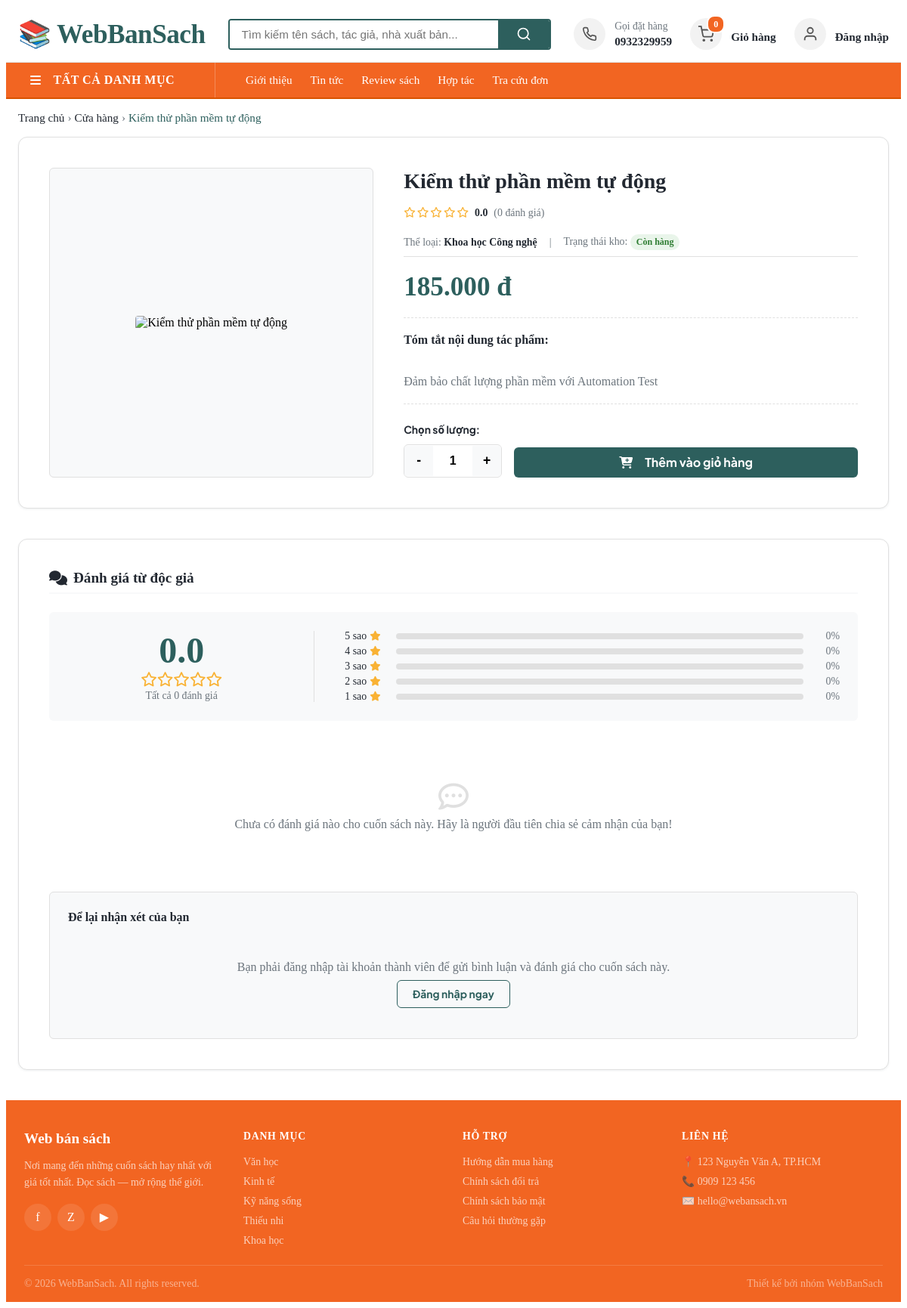
The page /trangchu/detail.php?id=40 on the database its author committed.
### tables this page shows
CREATE TABLE IF NOT EXISTS `product` (
  `ProductID` int NOT NULL AUTO_INCREMENT,
  `CategoryID` int DEFAULT NULL,
  `BrandID` int DEFAULT NULL,
  `ProductName` varchar(255) NOT NULL,
  `Brand` varchar(100) DEFAULT NULL,
  `Price` int NOT NULL DEFAULT '0',
  `Quantity` int DEFAULT '0',
  `Description` text,
  `Publisher` varchar(100) DEFAULT 'AlphaBooks',
  `Status` enum('Còn hàng','Hết hàng') DEFAULT 'Còn hàng',
  PRIMARY KEY (`ProductID`),
  KEY `fk_product_category` (`CategoryID`)
);

CREATE TABLE IF NOT EXISTS `category` (
  `CategoryID` int NOT NULL AUTO_INCREMENT,
  `CategoryName` varchar(100) NOT NULL,
  `Description` text,
  PRIMARY KEY (`CategoryID`)
);

### config/db.php (called while the page is built, shortened)
<?php
if (!function_exists('url')) {
    function url($path = '')
    {
        return '/WebBanSach/' . ltrim($path, '/');
    }
}
if (!function_exists('getProductImage')) {
    function getProductImage($imageUrl)
    {
        if (preg_match('/^https?:\/\//i', $imageUrl)) {
            return $imageUrl;
        }
        return url('assets' . $imageUrl);
    }
}
?>

### trangchu/detail.php (the view, shortened to what this page needs)
<?php
require_once '../config/db.php';
$productId = isset($_GET['id']) ? intval($_GET['id']) : 0;
$sql_product = "
    SELECT p.ProductID, p.ProductName, p.Price, p.Description, p.Status, c.CategoryName, i.ImageURL,
           ap.DiscountRate, ap.PromotionName
    FROM product p
    LEFT JOIN category c ON p.CategoryID = c.CategoryID
    LEFT JOIN image i ON p.ProductID = i.ProductID AND i.IsThumbnail = 1
    LEFT JOIN (
        SELECT pd.ProductID, MAX(pd.DiscountRate) AS DiscountRate, MIN(pr.PromotionName) AS PromotionName
        FROM promotion_detail pd
        JOIN promotion pr ON pd.PromotionID = pr.PromotionID
        WHERE NOW() BETWEEN COALESCE(pd.StartDate, pr.StartDate) AND COALESCE(pd.EndDate, pr.EndDate)
        GROUP BY pd.ProductID
    ) ap ON p.ProductID = ap.ProductID
    WHERE p.ProductID = ?
";
$stmt = $conn->prepare($sql_product);
$stmt->bind_param("i", $productId);
$stmt->execute();
$result = $stmt->get_result();
$product = $result->fetch_assoc();
$avgRating = 0;
$totalReviews = 0;
$starCounts = [5 => 0, 4 => 0, 3 => 0, 2 => 0, 1 => 0];
$sql_rating_stats = "SELECT AVG(Rating) AS avg_rating, COUNT(*) AS total_reviews FROM review WHERE ProductID = ?";
$stmt_stats = $conn->prepare($sql_rating_stats);
$stmt_stats->bind_param("i", $productId);
$stmt_stats->execute();
$res_stats = $stmt_stats->get_result()->fetch_assoc();
if ($res_stats) {
    $avgRating = $res_stats['avg_rating'] !== null ? round(floatval($res_stats['avg_rating']), 1) : 0;
    $totalReviews = intval($res_stats['total_reviews']);
}
$reviews = [];
include '../includes/header.php';
?>
<main class="detail-container">
    <div class="breadcrumb">
        <a href="index.php">Trang chủ</a>
        <span class="separator">›</span>
        <a href="category.php">Cửa hàng</a>
        <span class="separator">›</span>
        <span class="current" style="display: -webkit-box; -webkit-line-clamp: 1; -webkit-box-orient: vertical; overflow: hidden; max-width: 400px;"><?= htmlspecialchars($product['ProductName']) ?></span>
    </div>
    <div class="product-layout">
        <div class="product-image-wrapper">
            <?php $imgSrc = getProductImage($product['ImageURL'] ?? ''); ?>
            <img src="<?= $imgSrc ?>" class="product-main-image" alt="<?= htmlspecialchars($product['ProductName']) ?>">
        </div>
        <div class="product-info-wrapper">
            <h1 class="product-detail-title"><?= htmlspecialchars($product['ProductName']) ?></h1>
            <div class="product-rating-meta">
                <div class="product-rating-stars">
                    <?php
                    $fullStars = floor($avgRating);
                    $halfStar = ($avgRating - $fullStars) >= 0.5 ? 1 : 0;
                    $emptyStars = 5 - $fullStars - $halfStar;
                    for ($i = 0; $i < $emptyStars; $i++) echo '<i class="fa-regular fa-star"></i>';
                    ?>
                </div>
                <span class="product-rating-average"><?= $avgRating > 0 ? $avgRating : '0.0' ?></span>
                <span class="product-rating-count">(<?= $totalReviews ?> đánh giá)</span>
            </div>
            <div class="product-meta-row">
                <div>Thể loại: <strong style="color: var(--color-text);"><?= htmlspecialchars($product['CategoryName'] ?? 'Chưa phân loại') ?></strong></div>
                <div>|</div>
                <div>Trạng thái kho:
                    <?php if($product['Status'] == 'Hết hàng'): ?>
                        <span class="badge badge--error">Hết hàng</span>
                    <?php else: ?>
                        <span class="badge badge--success">Còn hàng</span>
                    <?php endif; ?>
                </div>
            </div>
            <?php
            $originalPrice = $product['Price'];
            $discountRate = isset($product['DiscountRate']) ? floatval($product['DiscountRate']) : 0;
            $discountedPrice = $originalPrice - ($originalPrice * $discountRate / 100);
            ?>
            <?php if ($discountRate > 0): ?>
                <div style="display: flex; align-items: baseline; gap: var(--spacing-md); margin: var(--spacing-xs) 0;">
                    <div class="product-detail-price" style="margin: 0;"><?= number_format($discountedPrice, 0, ',', '.') ?> đ</div>
                    <div style="text-decoration: line-through; color: var(--color-text-light); font-size: 1.2rem;"><?= number_format($originalPrice, 0, ',', '.') ?> đ</div>
                    <span class="badge" style="background-color: var(--color-primary); color: white; font-weight: bold; font-size: 0.95rem; padding: 4px 10px; border-radius: var(--border-radius-sm);">-<?= number_format($discountRate, 0) ?>%</span>
                </div>
                <div style="color: #2e7d32; font-weight: bold; font-size: 0.95rem; margin-top: -6px; margin-bottom: var(--spacing-sm);">
                    <i class="fa-solid fa-tags"></i> Áp dụng chương trình: <?= htmlspecialchars($product['PromotionName']) ?>
                </div>
            <?php else: ?>
                <div class="product-detail-price"><?= number_format($originalPrice, 0, ',', '.') ?> đ</div>
            <?php endif; ?>
            <div class="product-description-box">
                <h4 style="margin: 0 0 var(--spacing-xs) 0; color: var(--color-text);">Tóm tắt nội dung tác phẩm:</h4>
                <div style="white-space: pre-line; color: var(--color-text-light);">
                    <?= !empty($product['Description']) ? htmlspecialchars($product['Description']) : 'Mô tả nội dung chi tiết cho đầu sách này đang được cập nhật...' ?>
                </div>
            </div>
            <form action="../cart/add.php" method="POST" class="purchase-action-box">
                <div class="form-group quantity-select-group">
                    <label class="form-label" style="font-weight: bold; margin-bottom: 6px;">Chọn số lượng:</label>
                    <div class="quantity-input-wrapper">
                        <button type="button" class="quantity-btn" onclick="decreaseQty()">-</button>
                        <input type="number" id="quantity" name="quantity" class="quantity-input" value="1" min="1" max="99">
                        <button type="button" class="quantity-btn" onclick="increaseQty()">+</button>
                    </div>
                </div>
                <div style="flex: 1;">
                    <button type="submit" class="btn btn--primary" style="width: 100%; height: 40px; font-weight: bold; font-size: 1rem;" <?= $product['Status'] == 'Hết hàng' ? 'disabled' : '' ?>>
                        <i class="fa-solid fa-cart-plus" style="margin-right: 8px;"></i>Thêm vào giỏ hàng
                    </button>
                </div>
            </form>
        </div>
    </div>
    <section class="reviews-section">
        <h2 class="reviews-section-title">
            <i class="fa-solid fa-comments"></i> Đánh giá từ độc giả
        </h2>
        <div class="rating-summary-box">
            <div class="rating-average-card">
                <div class="rating-average-number"><?= $avgRating > 0 ? $avgRating : '0.0' ?></div>
                <div class="rating-average-stars">
                    <?php
                    for ($i = 0; $i < $emptyStars; $i++) echo '<i class="fa-regular fa-star"></i>';
                    ?>
                </div>
                <div class="rating-average-count">Tất cả <?= $totalReviews ?> đánh giá</div>
            </div>
            <div class="rating-bars-list">
                <?php for ($star = 5; $star >= 1; $star--):
                    $count = $starCounts[$star];
                    $percent = $totalReviews > 0 ? round(($count / $totalReviews) * 100) : 0;
                ?>
                    <div class="rating-bar-row">
                        <span class="rating-bar-label"><?= $star ?> sao <i class="fa-solid fa-star" style="color: var(--color-secondary); font-size: 0.8rem;"></i></span>
                        <div class="rating-bar-track">
                        </div>
                        <span class="rating-bar-percent"><?= $percent ?>%</span>
                    </div>
                <?php endfor; ?>
            </div>
        </div>
        <div class="reviews-list">
            <?php if (empty($reviews)): ?>
                <div class="no-reviews-placeholder">
                    <i class="fa-regular fa-comment-dots"></i>
                    <span>Chưa có đánh giá nào cho cuốn sách này. Hãy là người đầu tiên chia sẻ cảm nhận của bạn!</span>
                </div>
            <?php endif; ?>
        </div>
        <div class="review-form-container" id="review-form-section">
            <h3 class="review-form-title">Để lại nhận xét của bạn</h3>
            <?php if (isset($_SESSION['user'])): ?>
                <form action="add_review.php" method="POST">
                    <input type="hidden" name="product_id" value="<?= $productId ?>">
                    <div class="star-selector-group">
                        <span class="star-selector-label">Đánh giá của bạn về cuốn sách này:</span>
                        <div class="rating-input">
                            <input type="radio" id="star5" name="rating" value="5" required>
                            <label for="star5" title="5 sao"><i class="fa-solid fa-star"></i></label>
                            <input type="radio" id="star4" name="rating" value="4">
                            <label for="star4" title="4 sao"><i class="fa-solid fa-star"></i></label>
                            <input type="radio" id="star3" name="rating" value="3">
                            <label for="star3" title="3 sao"><i class="fa-solid fa-star"></i></label>
                            <input type="radio" id="star2" name="rating" value="2">
                            <label for="star2" title="2 sao"><i class="fa-solid fa-star"></i></label>
                            <input type="radio" id="star1" name="rating" value="1">
                            <label for="star1" title="1 sao"><i class="fa-solid fa-star"></i></label>
                        </div>
                    </div>
                    <div class="form-group">
                        <label class="form-label" for="comment" style="font-weight: bold;">Nội dung bình luận:</label>
                        <textarea class="form-control" id="comment" name="comment" rows="4" placeholder="Nhập cảm nhận của bạn về nội dung cuốn sách, dịch vụ giao hàng hoặc đóng gói..." required style="min-height: 100px; padding: 10px; width: 100%; border: var(--border-width) solid var(--color-border); border-radius: var(--border-radius-sm); font-family: inherit; font-size: 14px; box-sizing: border-box;"></textarea>
                    </div>
                    <div style="margin-top: var(--spacing-md); text-align: right;">
                        <button type="submit" class="btn btn--primary" style="padding: 10px 24px; font-weight: bold; min-height: 40px;">Gửi đánh giá</button>
                    </div>
                </form>
            <?php else: ?>
                <div style="text-align: center; padding: var(--spacing-md) 0;">
                    <p style="color: var(--color-text-light); margin-bottom: var(--spacing-sm);">Bạn phải đăng nhập tài khoản thành viên để gửi bình luận và đánh giá cho cuốn sách này.</p>
                    <a href="<?= url('auth/pages/login.php') ?>" class="btn btn--outline" style="padding: 8px 20px; font-weight: bold; text-decoration: none; display: inline-block;">Đăng nhập ngay</a>
                </div>
            <?php endif; ?>
        </div>
    </section>
</main>
<?php include '../includes/footer.php'; ?>
</body>
</html>

### assets/css/variables.css (style rules this page uses)
:root { --color-primary-dark: #1e4241; --color-primary: #2d5f5d; --color-secondary: #f9b234; --color-accent: #e85d04; --color-accent-dark: #c44d03; --color-background: #f8f9fa; --color-surface: #ffffff; --color-border: #e0e0e0; --color-text: #222831; --color-text-light: #6c757d; --color-success: #4caf50; --color-error: #e63946; --color-warning: #ffb703; --color-info: #2196f3; --font-family-base: 'Plus Jakarta Sans', 'Segoe UI', Roboto, Helvetica, Arial, sans-serif; --font-size-base: 15px; --font-size-xxs: 0.733rem; --font-size-sm: 0.866rem; --font-size-md: 1rem; --font-size-lg: 1.2rem; --font-size-xl: 1.466rem; --font-size-xxl: 1.866rem; --font-size-3xl: 2.4rem; --font-weight-normal: 400; --font-weight-medium: 500; --font-weight-bold: 600; --font-weight-extra-bold: 700; --line-height-base: 1.6; --spacing-xxs: 2px; --spacing-xs: 4px; --spacing-sm: 8px; --spacing-md: 16px; --spacing-lg: 24px; --spacing-xl: 40px; --spacing-xxl: 64px; --border-radius-sm: 4px; --border-radius: 6px; --border-radius-lg: 12px; --border-width: 1px; --box-shadow-sm: 0 1px 3px rgba(44, 62, 80, 0.08); --box-shadow-md: 0 4px 12px rgba(44, 62, 80, 0.12); --box-shadow-lg: 0 8px 24px rgba(44, 62, 80, 0.16); --transition-fast: 0.15s cubic-bezier(0.4, 0, 0.2, 1); --transition-base: 0.3s cubic-bezier(0.4, 0, 0.2, 1); --transition-slow: 0.5s cubic-bezier(0.4, 0, 0.2, 1); }

### assets/css/components/button.css (style rules this page uses)
.btn { display: inline-flex; align-items: center; justify-content: center; gap: var(--spacing-sm); padding: var(--spacing-sm) var(--spacing-md); font-family: var(--font-family-base); font-size: var(--font-size-sm); font-weight: var(--font-weight-bold); line-height: 1.4; text-decoration: none; white-space: nowrap; border: var(--border-width) solid transparent; border-radius: var(--border-radius); cursor: pointer; transition: background-color var(--transition-fast), color var(--transition-fast), border-color var(--transition-fast), box-shadow var(--transition-fast), transform var(--transition-fast); }
.btn--primary { background-color: var(--color-primary); color: var(--color-surface); }
.btn--outline { background-color: transparent; color: var(--color-primary); border-color: var(--color-primary); }

### assets/css/components/form.css (style rules this page uses)
.form-group { display: flex; flex-direction: column; gap: var(--spacing-xs); min-width: 0; }
.form-label { font-family: var(--font-family-base); font-size: var(--font-size-sm); font-weight: var(--font-weight-bold); color: var(--color-text); }

### assets/css/components/badge.css (style rules this page uses)
.badge { display: inline-flex; align-items: center; gap: var(--spacing-xs); padding: var(--spacing-xxs) var(--spacing-sm); font-size: 0.75rem; font-weight: var(--font-weight-bold); line-height: 1.4; border-radius: 999px; white-space: nowrap; }
.badge--success { background-color: rgba(76, 175, 80, 0.12); color: #2e7d32; }

### rows shown on the page
product: ProductName "Kiểm thử phần mềm tự động", CategoryID.CategoryName "Khoa học Công nghệ", Price "185.000", Description "Đảm bảo chất lượng phần mềm với Automation Test"

### other values the page prints
array_sum($_SESSION['cart'] ?? []) "0"
$totalReviews "0"
$percent "0"
